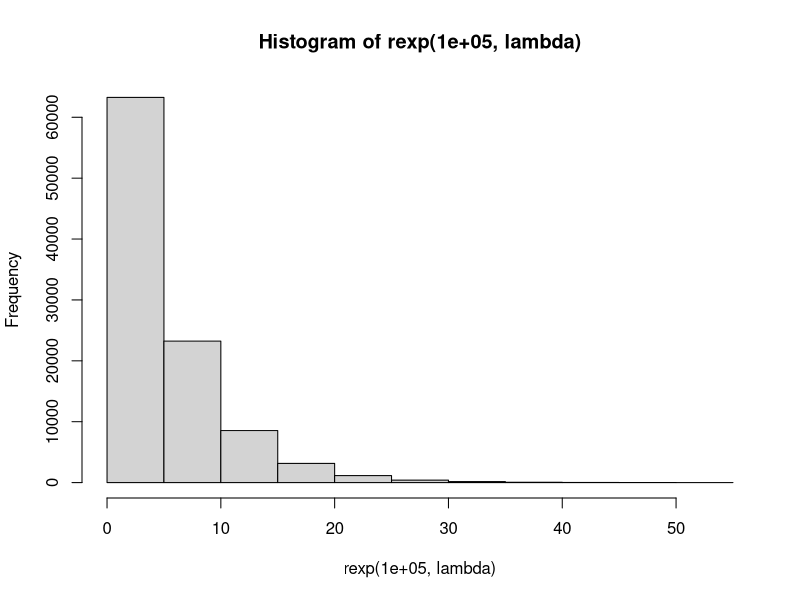
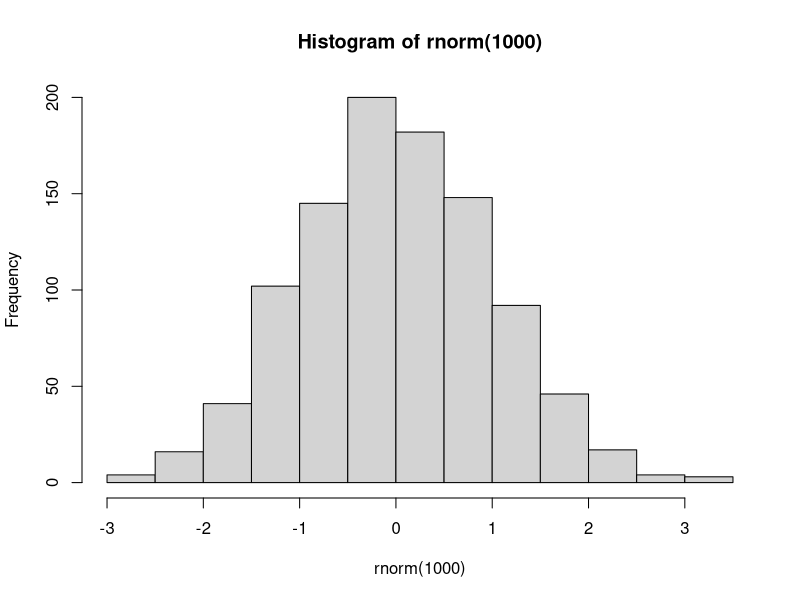
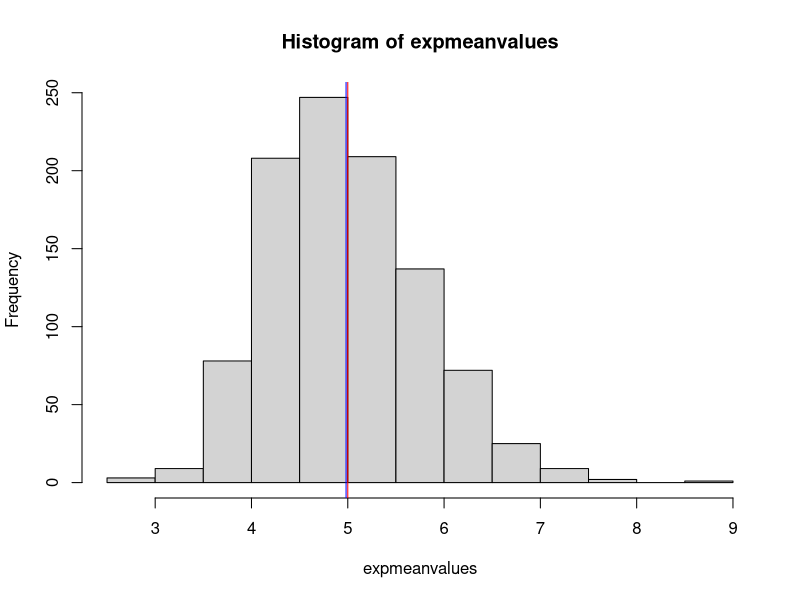

Reproduce these figures in R, in order.
## ---- chunk 1
lambda=0.2
## ---- chunk 2
hist(rexp(100000,lambda))
## ---- chunk 3
## mean of exponential is 1/lambda
meanexp<-1/lambda
## STANDARD DEVIATION of exponential is 1/lambda
sdexp<-1/lambda

## expected mean of distribution
## now taking 1000 means from 1000 samples
## expect mean to be close to population mean therefore
expectedmean<-meanexp
## ---- chunk 4
## STANDARD DEVIATION of exponential distribution is 1/lambda
sdexp<-1/lambda
## variance of exponential square of sdexp
varexp<-sdexp^2
## expected variance of distribution of mean of samples
expectedvariance<-25/40

## ---- chunk 5
## sample normal distribution
hist(rnorm(1000))
## ---- chunk 6
## run exp simulation 1000 times and take mean
## create variable and set to null
expmeanvalues<-NULL
## calculate mean of sample of 40 from exponential distribution and append to variable
for (i in 1:1000){expmeanvalues<-c(expmeanvalues,mean(rexp(40,lambda)))}
## ---- chunk 7
meansim<-mean(expmeanvalues)
print(meansim)
## ---- chunk 8
variancesim<-var(expmeanvalues)
print(variancesim)
## ---- chunk 9
library(ggplot2)
hist(expmeanvalues)
abline(v=meansim, col="blue")
abline(v=meanexp,col="red")
